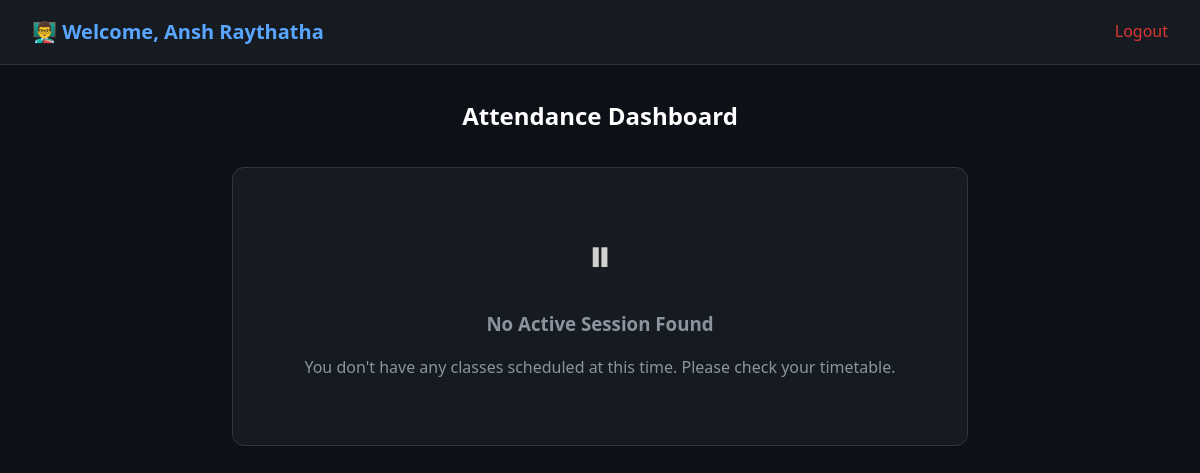
Before: /faculty (signed in) with the older database file.
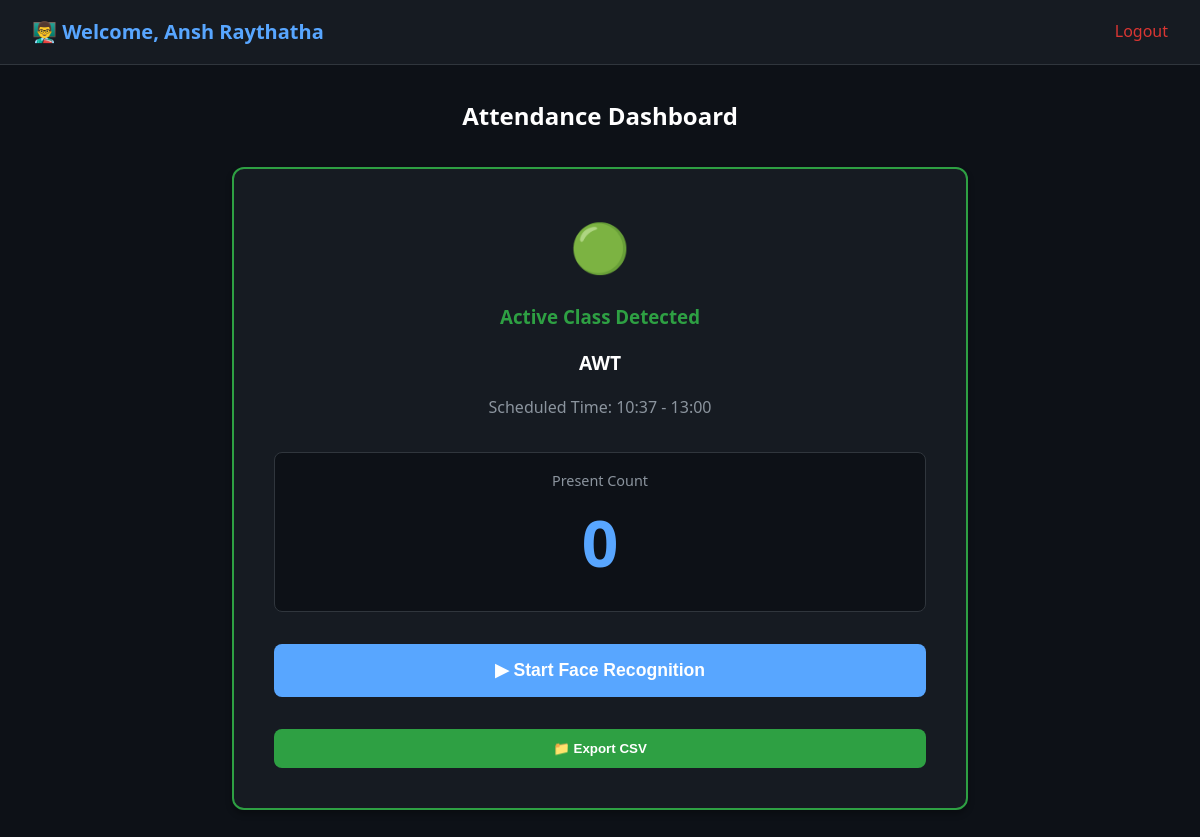
After: the same page with the newer database file.
### tables this page shows
CREATE TABLE students (
                id INTEGER PRIMARY KEY AUTOINCREMENT,
                student_id TEXT UNIQUE NOT NULL,
                name TEXT NOT NULL,
                email TEXT UNIQUE NOT NULL,
                department TEXT NOT NULL,
                created_at TIMESTAMP DEFAULT CURRENT_TIMESTAMP,
                is_active BOOLEAN DEFAULT 1
            );

CREATE TABLE timetables (
                id INTEGER PRIMARY KEY AUTOINCREMENT,
                faculty_id INTEGER NOT NULL,
                class_name TEXT NOT NULL,
                day_of_week TEXT NOT NULL,
                start_time TEXT NOT NULL,
                end_time TEXT NOT NULL,
                room_number TEXT,
                created_at TIMESTAMP DEFAULT CURRENT_TIMESTAMP,
                FOREIGN KEY (faculty_id) REFERENCES faculties(id)
            );

### app.py (the view)
    def wrap(*args, **kwargs):
        if not session.get("faculty_token"):
            return redirect(url_for("faculty_login"))
        return f(*args, **kwargs)

### app.py (called while the page is built)
def faculty_required(f):
    def wrap(*args, **kwargs):
        if not session.get("faculty_token"):
            return redirect(url_for("faculty_login"))
        return f(*args, **kwargs)
    wrap.__name__ = f.__name__
    return wrap

@app.route("/faculty")
@faculty_required
def faculty_dashboard():
    fid = session['faculty_id']
    active_class, msg = timetable_manager.get_active_class(fid)
    session_info = None
    if active_class:
        from attendance_marker import attendance_marker
        session_id_tuple = attendance_marker.start_session(fid, active_class[0])
        session_info = {
            "timetable_id": active_class[0],
            "session_id": session_id_tuple[0] if session_id_tuple else None,
            "class_name": active_class[2],
            "time": f"{active_class[4]} - {active_class[5]}"
        }
        session['active_session'] = session_info
    return render_template("faculty_dashboard.html",
                           faculty_name=session['faculty_name'],
                           active_class=session_info)

### database.py (called while the page is built)
    def connect(self):
        self.conn = sqlite3.connect(DB_PATH)
        self.cursor = self.conn.cursor()

### templates/faculty_dashboard.html (shortened to what this page needs)
<!DOCTYPE html>
<html lang="en">
<head>
    <link rel="stylesheet" href="{{ url_for('static', filename='css/styles.css') }}">
</head>
<body>
    <nav class="navbar">
        <div class="nav-brand" style="font-size: 1.25rem; font-weight: 600; color: var(--accent-blue);">
            👨‍🏫 Welcome, {{ faculty_name }}
        </div>
        <div class="nav-links">
            <a href="{{ url_for('faculty_logout') }}" style="color: var(--accent-red);">Logout</a>
        </div>
    </nav>
    <div class="container" style="max-width: 800px;">
        <h2 style="text-align: center; margin-bottom: 2rem;">Attendance Dashboard</h2>
        {% if active_class %}
        <div style="background: var(--bg-card); padding: 2.5rem; border-radius: var(--radius-lg); border: 2px solid var(--accent-green); text-align: center; box-shadow: var(--shadow-md);">
            <div style="font-size: 3rem; margin-bottom: 1rem;">🟢</div>
            <h3 style="color: var(--accent-green);">Active Class Detected</h3>
            <p style="font-size: 1.2rem; color: white; font-weight: bold;">{{ active_class.class_name }}</p>
            <p style="margin-bottom: 2rem;">Scheduled Time: {{ active_class.time }}</p>
            <div style="margin-bottom: 2rem; padding: 1rem; background: var(--bg-primary); border-radius: var(--radius-md); border: 1px solid var(--border-color);">
                <p style="margin: 0; font-size: 0.9rem;">Present Count</p>
                <h1 style="color: var(--accent-blue); font-size: 4rem; margin: 0;" id="presentCount">0</h1>
            </div>
            <button id="startBtn" class="btn btn-primary" style="font-size: 1.1rem; padding: 1rem 2rem; margin-bottom: 1rem;">
                ▶ Start Face Recognition
            </button>
            <div style="display: flex; gap: 1rem; margin-top: 1rem;">
                <button id="exportBtn" class="btn btn-success" style="flex: 1;">📁 Export CSV</button>
            </div>
        </div>
        {% else %}
        <div style="background: var(--bg-card); padding: 3rem 2rem; border-radius: var(--radius-lg); border: 1px solid var(--border-color); text-align: center;">
            <div style="font-size: 3rem; margin-bottom: 1rem; filter: grayscale(1);">⏸</div>
            <h3 style="color: var(--text-muted);">No Active Session Found</h3>
            <p>You don't have any classes scheduled at this time. Please check your timetable.</p>
        </div>
        {% endif %}
    </div>
</body>
</html>

Changed rows visible on the page:
now on this page (row unchanged): students: name "Ansh Raythatha"
added timetables: class_name "AWT"
Other visible differences:
{{ active_class.time }}: (not shown) → "10:37 - 13:00"
{{ faculty_name }}: "Ansh Raythatha" → (not shown)
text no longer shown: "⏸ No Active Session Found You don't have any classes scheduled at this time. Please check your timetable."
text now shown: "🟢 Active Class Detected Scheduled Time: Present Count 0 ▶ Start Face Recognition 📁 Export CSV"
